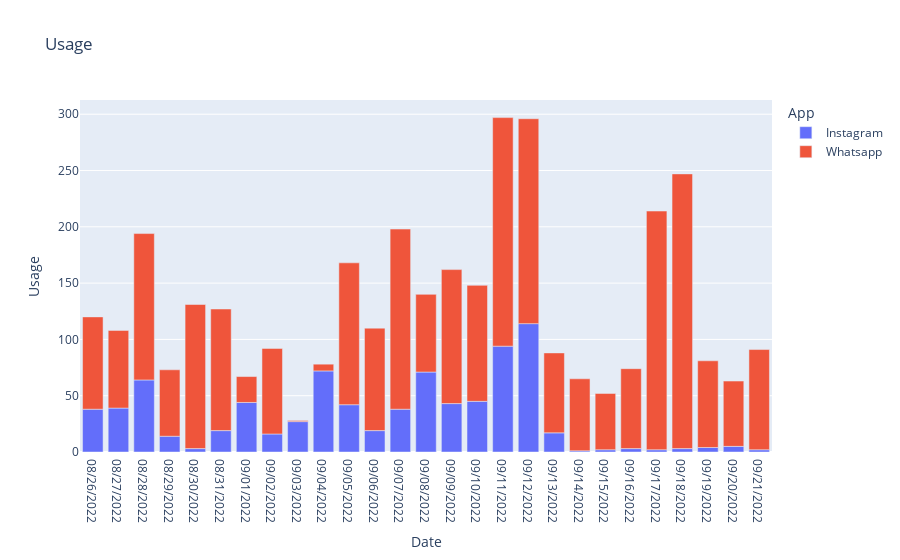

The notebook cell this image was saved under:
### Code cell
#Analyze the screentime of the user
#Will look at the amount of usage of the apps

figure = px.bar(data_frame = data,
               x = "Date",
               y = "Usage",
               color = "App",
               title = "Usage")
figure.show()

### Figure 1 — Plotly figure (JSON) as saved in the notebook; plotly's stock layout.template omitted (floating-point values rounded to 4 significant figures)
{"data": [{"alignmentgroup": "True", "hovertemplate": "App=Instagram<br>Date=%{x}<br>Usage=%{y}<extra></extra>", "legendgroup": "Instagram", "marker": {"color": "#636efa", "pattern": {"shape": ""}}, "name": "Instagram", "offsetgroup": "Instagram", "orientation": "v", "showlegend": true, "textposition": "auto", "type": "bar", "x": ["08/26/2022", "08/27/2022", "08/28/2022", "08/29/2022", "08/30/2022", "08/31/2022", "09/01/2022", "09/02/2022", "09/03/2022", "09/04/2022", "09/05/2022", "09/06/2022", "09/07/2022", "09/08/2022", "09/09/2022", "09/10/2022", "09/11/2022", "09/12/2022", "09/13/2022", "09/14/2022", "09/15/2022", "09/16/2022", "09/17/2022", "09/18/2022", "09/19/2022", "09/20/2022", "09/21/2022"], "xaxis": "x", "y": [38, 39, 64, 14, 3, 19, 44, 16, 27, 72, 42, 19, 38, 71, 43, 45, 94, 114, 17, 1, 2, 3, 2, 3, 4, 5, 2], "yaxis": "y"}, {"alignmentgroup": "True", "hovertemplate": "App=Whatsapp<br>Date=%{x}<br>Usage=%{y}<extra></extra>", "legendgroup": "Whatsapp", "marker": {"color": "#EF553B", "pattern": {"shape": ""}}, "name": "Whatsapp", "offsetgroup": "Whatsapp", "orientation": "v", "showlegend": true, "textposition": "auto", "type": "bar", "x": ["08/26/2022", "08/27/2022", "08/28/2022", "08/29/2022", "08/30/2022", "08/31/2022", "09/01/2022", "09/02/2022", "09/03/2022", "09/04/2022", "09/05/2022", "09/06/2022", "09/07/2022", "09/08/2022", "09/09/2022", "09/10/2022", "09/11/2022", "09/12/2022", "09/13/2022", "09/14/2022", "09/15/2022", "09/16/2022", "09/17/2022", "09/18/2022", "09/19/2022", "09/20/2022", "09/21/2022"], "xaxis": "x", "y": [82, 69, 130, 59, 128, 108, 23, 76, 1, 6, 126, 91, 160, 69, 119, 103, 203, 182, 71, 64, 50, 71, 212, 244, 77, 58, 89], "yaxis": "y"}], "layout": {"barmode": "relative", "legend": {"title": {"text": "App"}, "tracegroupgap": 0}, "title": {"text": "Usage"}, "xaxis": {"anchor": "y", "domain": [0, 1], "title": {"text": "Date"}}, "yaxis": {"anchor": "x", "domain": [0, 1], "title": {"text": "Usage"}}}}
